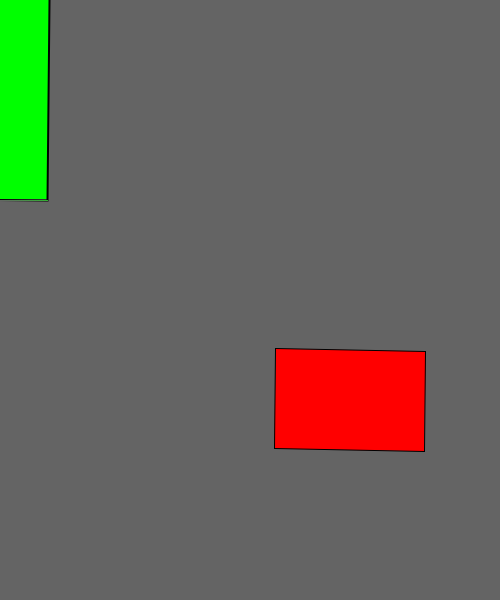
Frame 1 (no input)
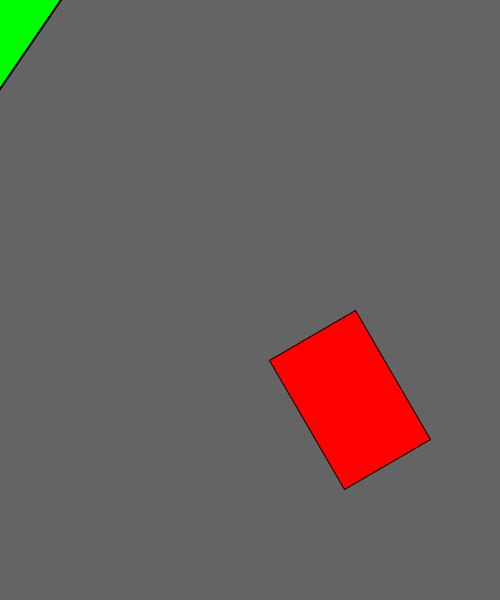
Frame 60 (the mouse pressed at the canvas centre just before this capture)
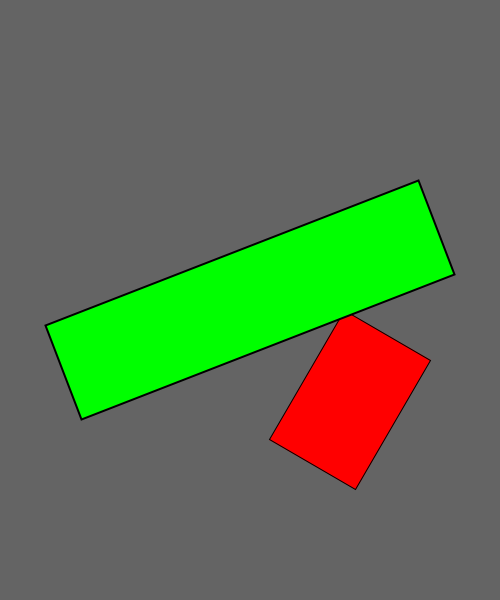
Frame 120 (the mouse held since frame 60 and released just before this capture)

The Processing sketch that drew these frames (run headless with seeded random() and noise(); from frame 60 on, the mouse is pressed at the canvas centre):

// Processing sketch: day2_09_pushMatrix
// ── day2_09_pushMatrix.pde
void setup() {
  size(500, 600);
  background(100);
}

void draw() {
  background(100);

  ///// TRANSFORMATION FUNCTIONS /////
  // translate( x, y) // shift the origian position!
  // scale(1.0);      // 1.0 = 100%
  // rotate( PI );    // it takes radians!

  pushMatrix();
  translate( 350, 400 );
  rotate( radians(frameCount) );
  rectMode(CENTER);
  fill(255, 0, 0);
  rect(0, 0, 150, 100);
  popMatrix();

  pushMatrix();
  translate(mouseX, mouseY);
  rotate(frameCount * 0.01);
  scale(2.0);
  fill(0, 255, 0);
  rect(0, 0, 50, 200);
  popMatrix();

  // ORIGIN
  //stroke(0,255,0); //green
  //strokeWeight(1);
  //line(-width, 0, width, 0);
  //line(0, -height, 0, height);
  //strokeWeight(5);
  //point(0,0);
}
